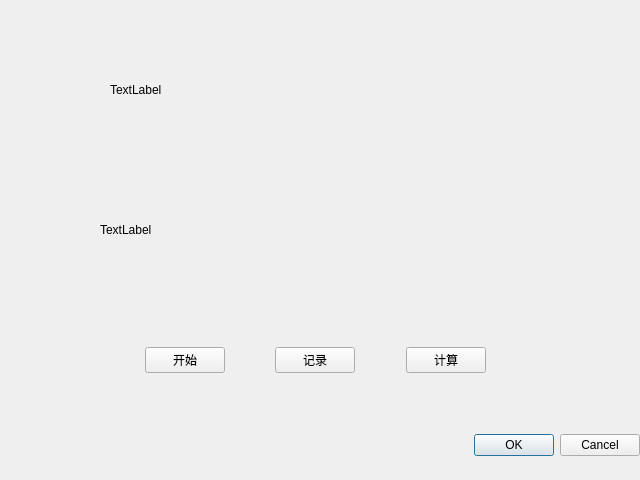
<?xml version="1.0" encoding="UTF-8"?>
<ui version="4.0">
 <class>Calibration</class>
 <widget class="QDialog" name="Calibration">
  <property name="geometry">
   <rect>
    <x>0</x>
    <y>0</y>
    <width>640</width>
    <height>480</height>
   </rect>
  </property>
  <property name="windowTitle">
   <string>Dialog</string>
  </property>
  <widget class="QDialogButtonBox" name="buttonBox">
   <property name="geometry">
    <rect>
     <x>460</x>
     <y>430</y>
     <width>180</width>
     <height>30</height>
    </rect>
   </property>
   <property name="orientation">
    <enum>Qt::Horizontal</enum>
   </property>
   <property name="standardButtons">
    <set>QDialogButtonBox::Cancel|QDialogButtonBox::Ok</set>
   </property>
  </widget>
  <widget class="QLabel" name="label">
   <property name="geometry">
    <rect>
     <x>110</x>
     <y>40</y>
     <width>400</width>
     <height>100</height>
    </rect>
   </property>
   <property name="text">
    <string>TextLabel</string>
   </property>
  </widget>
  <widget class="QLabel" name="label_2">
   <property name="geometry">
    <rect>
     <x>100</x>
     <y>180</y>
     <width>400</width>
     <height>100</height>
    </rect>
   </property>
   <property name="text">
    <string>TextLabel</string>
   </property>
  </widget>
  <widget class="QWidget" name="horizontalLayoutWidget">
   <property name="geometry">
    <rect>
     <x>100</x>
     <y>320</y>
     <width>430</width>
     <height>80</height>
    </rect>
   </property>
   <layout class="QHBoxLayout" name="horizontalLayout">
    <item>
     <spacer name="horizontalSpacer_3">
      <property name="orientation">
       <enum>Qt::Horizontal</enum>
      </property>
      <property name="sizeHint" stdset="0">
       <size>
        <width>40</width>
        <height>20</height>
       </size>
      </property>
     </spacer>
    </item>
    <item>
     <widget class="QPushButton" name="startButton">
      <property name="enabled">
       <bool>true</bool>
      </property>
      <property name="text">
       <string>开始</string>
      </property>
     </widget>
    </item>
    <item>
     <spacer name="horizontalSpacer">
      <property name="orientation">
       <enum>Qt::Horizontal</enum>
      </property>
      <property name="sizeHint" stdset="0">
       <size>
        <width>40</width>
        <height>20</height>
       </size>
      </property>
     </spacer>
    </item>
    <item>
     <widget class="QPushButton" name="recordButton">
      <property name="text">
       <string>记录</string>
      </property>
     </widget>
    </item>
    <item>
     <spacer name="horizontalSpacer_2">
      <property name="orientation">
       <enum>Qt::Horizontal</enum>
      </property>
      <property name="sizeHint" stdset="0">
       <size>
        <width>40</width>
        <height>20</height>
       </size>
      </property>
     </spacer>
    </item>
    <item>
     <widget class="QPushButton" name="calculateButton">
      <property name="text">
       <string>计算</string>
      </property>
     </widget>
    </item>
    <item>
     <spacer name="horizontalSpacer_4">
      <property name="orientation">
       <enum>Qt::Horizontal</enum>
      </property>
      <property name="sizeHint" stdset="0">
       <size>
        <width>40</width>
        <height>20</height>
       </size>
      </property>
     </spacer>
    </item>
   </layout>
  </widget>
 </widget>
 <resources/>
 <connections>
  <connection>
   <sender>buttonBox</sender>
   <signal>accepted()</signal>
   <receiver>Calibration</receiver>
   <slot>accept()</slot>
   <hints>
    <hint type="sourcelabel">
     <x>248</x>
     <y>254</y>
    </hint>
    <hint type="destinationlabel">
     <x>157</x>
     <y>274</y>
    </hint>
   </hints>
  </connection>
  <connection>
   <sender>buttonBox</sender>
   <signal>rejected()</signal>
   <receiver>Calibration</receiver>
   <slot>reject()</slot>
   <hints>
    <hint type="sourcelabel">
     <x>316</x>
     <y>260</y>
    </hint>
    <hint type="destinationlabel">
     <x>286</x>
     <y>274</y>
    </hint>
   </hints>
  </connection>
 </connections>
</ui>
